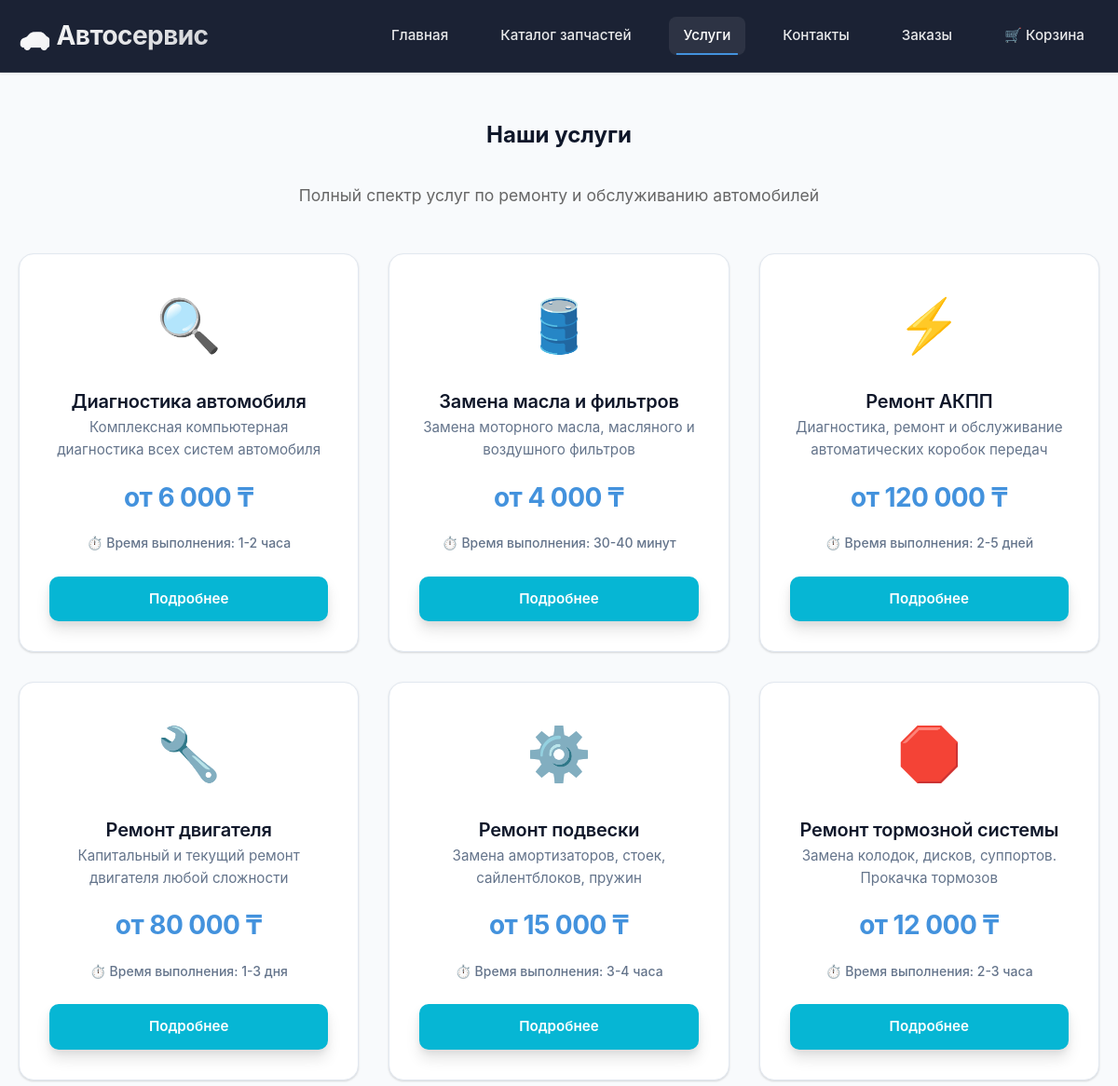
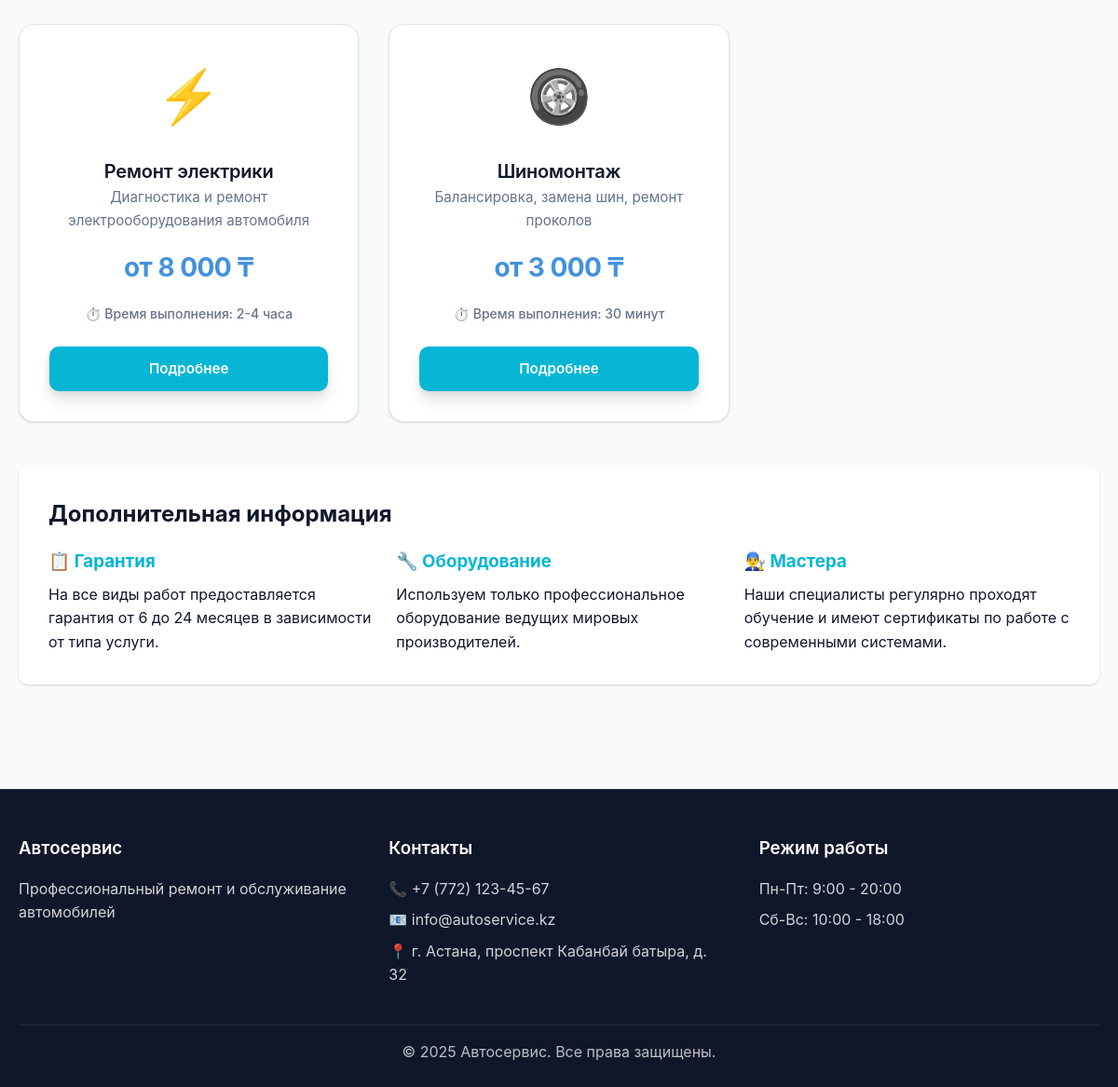
/services.php, run on the app's committed database (2 pictures, top to bottom).
### tables this page shows
CREATE TABLE IF NOT EXISTS services (
    id INT AUTO_INCREMENT PRIMARY KEY,
    name VARCHAR(255) NOT NULL,
    description TEXT,
    price DECIMAL(10, 2) NOT NULL,
    duration VARCHAR(50),
    icon VARCHAR(10),
    created_at TIMESTAMP DEFAULT CURRENT_TIMESTAMP,
    updated_at TIMESTAMP DEFAULT CURRENT_TIMESTAMP ON UPDATE CURRENT_TIMESTAMP
);

### src/Services.php (called while the page is built, shortened)
<?php
class Services
{
    public function getAllServices(): array
    {
        try {
            $sql = "SELECT * FROM services ORDER BY name";
            $services = Database::query($sql);
            return array_map(function($service) {
                $service['price'] = (float)$service['price'];
                $service['id'] = (int)$service['id'];
                return $service;
            }, $services);
        } catch (\Exception $e) {
            error_log('Ошибка получения услуг: ' . $e->getMessage());
            return [];
        }
    }
}

### config/database.php (called while the page is built, shortened)
<?php
return [
    'host' => $_ENV['DB_HOST'] ?? $_ENV['MYSQL_HOST'] ?? 'localhost',
    'port' => (int)($_ENV['DB_PORT'] ?? $_ENV['MYSQL_PORT'] ?? 3306),
    'database' => $_ENV['DB_DATABASE'] ?? $_ENV['MYSQL_DATABASE'] ?? 'autoservice',
    'username' => $_ENV['DB_USERNAME'] ?? $_ENV['MYSQL_USER'] ?? 'root',
    'password' => $_ENV['DB_PASSWORD'] ?? $_ENV['MYSQL_PASSWORD'] ?? '',
    'charset' => 'utf8mb4',
    'options' => [
        PDO::ATTR_ERRMODE => PDO::ERRMODE_EXCEPTION,
        PDO::ATTR_DEFAULT_FETCH_MODE => PDO::FETCH_ASSOC,
        PDO::ATTR_EMULATE_PREPARES => false,
    ]
];

### src/Database.php (called while the page is built, shortened)
<?php
class Database
{
    private static ?PDO $connection = null;
    private static array $config = [];
    public static function getConnection(): PDO
    {
        return self::$connection;
    }
    private static function connect(): void
    {
        try {
            self::$config = require __DIR__ . '/../config/database.php';
            $dsn = sprintf(
                'mysql:host=%s;port=%d;dbname=%s;charset=%s',
                self::$config['host'],
                self::$config['port'],
                self::$config['database'],
                self::$config['charset']
            );
            self::$connection = new PDO(
                $dsn,
                self::$config['username'],
                self::$config['password'],
                self::$config['options']
            );
            self::$connection->exec("SET NAMES 'utf8mb4' COLLATE 'utf8mb4_unicode_ci'");
            self::$connection->exec("SET CHARACTER SET utf8mb4");
            self::$connection->exec("SET character_set_connection=utf8mb4");
        } catch (PDOException $e) {
            throw new \RuntimeException('Ошибка подключения к базе данных: ' . $e->getMessage());
        }
    }
    public static function query(string $sql, array $params = []): array
    {
        $stmt = self::getConnection()->prepare($sql);
        $stmt->execute($params);
        return $stmt->fetchAll();
    }
}

### services.php (the view, shortened to what this page needs)
<?php
require_once __DIR__ . '/includes/header.php';
$allServices = $services->getAllServices();
?>
<section class="container">
    <h1 style="text-align: center; margin-bottom: 2rem; color: var(--primary-color);">Наши услуги</h1>
    <p style="text-align: center; font-size: 1.1rem; color: #666; margin-bottom: 3rem;">
        Полный спектр услуг по ремонту и обслуживанию автомобилей
    </p>
    <div class="services-grid">
        <?php foreach ($allServices as $service): ?>
            <div class="service-card">
                <div class="service-icon"><?php echo $service['icon']; ?></div>
                <h3 class="card-title"><?php echo htmlspecialchars($service['name']); ?></h3>
                <p class="card-description"><?php echo htmlspecialchars($service['description']); ?></p>
                <div class="card-price">от <?php echo number_format($service['price'], 0, ',', ' '); ?> ₸</div>
                <p class="service-duration">⏱️ Время выполнения: <?php echo htmlspecialchars($service['duration']); ?></p>
                <div style="margin-top: 1.5rem;">
                    <a href="service.php?id=<?php echo $service['id']; ?>" class="btn btn-primary" style="text-decoration: none; display: block; text-align: center;">
                        Подробнее
                    </a>
                </div>
            </div>
        <?php endforeach; ?>
    </div>
    <div style="margin-top: 3rem; background: var(--bg-white); padding: 2rem; border-radius: 10px; box-shadow: var(--shadow);">
        <h2 style="color: var(--primary-color); margin-bottom: 1rem;">Дополнительная информация</h2>
        <div style="display: grid; grid-template-columns: repeat(auto-fit, minmax(250px, 1fr)); gap: 1.5rem;">
            <div>
                <h3 style="color: var(--accent-color); margin-bottom: 0.5rem;">📋 Гарантия</h3>
                <p>На все виды работ предоставляется гарантия от 6 до 24 месяцев в зависимости от типа услуги.</p>
            </div>
            <div>
                <h3 style="color: var(--accent-color); margin-bottom: 0.5rem;">🔧 Оборудование</h3>
                <p>Используем только профессиональное оборудование ведущих мировых производителей.</p>
            </div>
            <div>
                <h3 style="color: var(--accent-color); margin-bottom: 0.5rem;">👨‍🔧 Мастера</h3>
                <p>Наши специалисты регулярно проходят обучение и имеют сертификаты по работе с современными системами.</p>
            </div>
        </div>
    </div>
</section>
<?php require_once __DIR__ . '/includes/footer.php'; ?>

### css/style.css (style rules this page uses)
* { margin: 0; padding: 0; box-sizing: border-box; }
:root { --primary-color: #0f172a; --secondary-color: #4392dd; --accent-color: #06b6d4; --success-color: #10b981; --text-color: #0f172a; --text-light: #64748b; --bg-light: #f8fafc; --bg-white: #ffffff; --border-color: #e2e8f0; --shadow: 0 1px 3px rgba(0,0,0,0.05), 0 1px 2px rgba(0,0,0,0.1); --shadow-md: 0 4px 6px rgba(0,0,0,0.05), 0 10px 15px rgba(0,0,0,0.1); --shadow-lg: 0 10px 15px rgba(0,0,0,0.1), 0 4px 6px rgba(0,0,0,0.05); --shadow-hover: 0 20px 25px rgba(0,0,0,0.1), 0 10px 10px rgba(0,0,0,0.04); --gradient-primary: linear-gradient(135deg, #0f172a 0%, #1e293b 100%); --gradient-accent: linear-gradient(135deg, #4392dd 0%, #06b6d4 100%); }
body { font-family: -apple-system, BlinkMacSystemFont, 'Segoe UI', Roboto, 'Helvetica Neue', Arial, 'Inter', sans-serif; color: var(--text-color); line-height: 1.6; background: var(--bg-light); min-height: 100vh; -webkit-font-smoothing: antialiased; -moz-osx-font-smoothing: grayscale; }
.container { max-width: 1200px; margin: 0 auto; padding: 0 20px; }
.card-title { font-size: 1.25rem; color: var(--primary-color); margin: 0; font-weight: 600; letter-spacing: -0.01em; }
.card-price { font-size: 1.75rem; color: var(--secondary-color); font-weight: 700; margin: 1rem 0; letter-spacing: -0.02em; }
.card-description { color: var(--text-light); margin-bottom: 1rem; line-height: 1.6; font-size: 0.95rem; }
.btn { display: inline-flex; align-items: center; justify-content: center; padding: 0.75rem 1.5rem; background: var(--secondary-color); color: white; text-decoration: none; border-radius: 10px; border: none; cursor: pointer; font-size: 0.95rem; transition: all 0.2s cubic-bezier(0.4, 0, 0.2, 1); font-weight: 600; box-shadow: var(--shadow-md); position: relative; overflow: hidden; }
.btn-primary { background: var(--accent-color); box-shadow: var(--shadow-md); }
.services-grid { display: grid; grid-template-columns: repeat(auto-fit, minmax(300px, 1fr)); gap: 2rem; }
.service-card { background: var(--bg-white); border-radius: 16px; padding: 2rem; box-shadow: var(--shadow); text-align: center; transition: all 0.3s cubic-bezier(0.4, 0, 0.2, 1); border: 1px solid var(--border-color); position: relative; overflow: hidden; }
.service-card::before { content: ''; position: absolute; top: 0; left: 0; right: 0; height: 3px; background: var(--accent-color); transform: scaleX(0); transition: transform 0.3s cubic-bezier(0.4, 0, 0.2, 1); }
.service-icon { font-size: 3.5rem; margin-bottom: 1.25rem; transition: transform 0.3s cubic-bezier(0.4, 0, 0.2, 1); display: inline-block; }
.service-duration { color: var(--text-light); font-size: 0.875rem; margin-top: 0.5rem; font-weight: 500; }

### data on the page
services: icon "🔍", name "Диагностика автомобиля", description "Комплексная компьютерная диагностика всех систем автомобиля", price "6 000", duration "1-2 часа"
services: icon "🛢️", name "Замена масла и фильтров", description "Замена моторного масла, масляного и воздушного фильтров", price "4 000", duration "30-40 минут"
services: icon "⚡", name "Ремонт АКПП", description "Диагностика, ремонт и обслуживание автоматических коробок передач", price "120 000", duration "2-5 дней"
services: icon "🔧", name "Ремонт двигателя", description "Капитальный и текущий ремонт двигателя любой сложности", price "80 000", duration "1-3 дня"
services: icon "⚙️", name "Ремонт подвески", description "Замена амортизаторов, стоек, сайлентблоков, пружин", price "15 000", duration "3-4 часа"
services: icon "🛑", name "Ремонт тормозной системы", description "Замена колодок, дисков, суппортов. Прокачка тормозов", price "12 000", duration "2-3 часа"
services: icon "⚡", name "Ремонт электрики", description "Диагностика и ремонт электрооборудования автомобиля", price "8 000", duration "2-4 часа"
services: icon "🛞", name "Шиномонтаж", description "Балансировка, замена шин, ремонт проколов", price "3 000", duration "30 минут"
